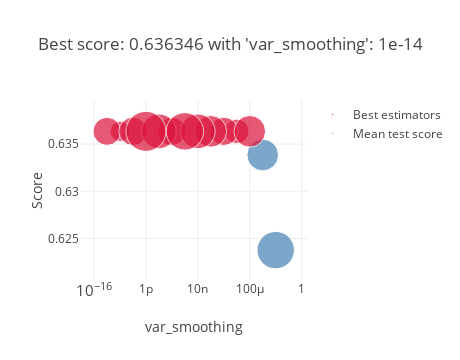

Here is the notebook cell this chart was saved with:
### Code cell
parameters = {
'var_smoothing': [1e-2, 1e-3, 1e-4, 1e-5, 1e-6, 1e-7, 1e-8, 1e-9, 1e-10, 1e-11, 1e-12, 1e-13, 1e-14, 1e-15]
}
kfold = StratifiedKFold(10)
clf = GridSearchCV(gaussian, parameters, cv=kfold, scoring="accuracy", n_jobs=4, verbose=1)
clf.fit(df_train_pca,y_resampled)
plot_grid_search(clf)

### Figure 1 — Plotly figure (JSON) as saved in the notebook; plotly's stock layout.template omitted (floating-point values rounded to 4 significant figures)
{"data": [{"marker": {"color": "SteelBlue", "size": [0.003998, 0.005591], "sizemin": 4, "sizemode": "area", "sizeref": 7.995e-06}, "mode": "markers", "name": "Mean test score", "showlegend": true, "text": ["'var_smoothing': 0.001", "'var_smoothing': 0.01"], "type": "scatter", "x": [0.001, 0.01], "xaxis": "x", "y": [0.6338, 0.6238], "yaxis": "y"}, {"marker": {"color": "Crimson", "size": [0.00161, 0.002399, 0.003125, 0.003196, 0.003197, 0.003198, 0.003997, 0.003998, 0.004796, 0.004797, 0.005593, 0.006396], "sizemin": 4, "sizemode": "area", "sizeref": 7.995e-06}, "mode": "markers", "name": "Best estimators", "showlegend": true, "text": ["{'var_smoothing': 1e-14}", "{'var_smoothing': 1e-05}", "{'var_smoothing': 1e-15}", "{'var_smoothing': 1e-13}", "{'var_smoothing': 1e-06}", "{'var_smoothing': 1e-10}", "{'var_smoothing': 0.0001}", "{'var_smoothing': 1e-07}", "{'var_smoothing': 1e-11}", "{'var_smoothing': 1e-08}", "{'var_smoothing': 1e-09}", "{'var_smoothing': 1e-12}"], "type": "scatter", "x": [1e-14, 1e-05, 1e-15, 1e-13, 1e-06, 1e-10, 0.0001, 1e-07, 1e-11, 1e-08, 1e-09, 1e-12], "xaxis": "x", "y": [0.6363, 0.6363, 0.6363, 0.6363, 0.6363, 0.6363, 0.6363, 0.6363, 0.6363, 0.6363, 0.6363, 0.6363], "yaxis": "y"}], "layout": {"height": 360, "hovermode": "closest", "legend": {"traceorder": "reversed"}, "title": {"text": "Best score: 0.636346 with 'var_smoothing': 1e-14"}, "width": 460, "xaxis": {"anchor": "y", "domain": [0, 1], "title": {"text": "var_smoothing"}, "type": "log"}, "yaxis": {"anchor": "x", "domain": [0, 1], "title": {"text": "Score"}}}}
